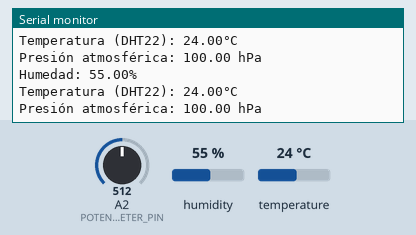
Bench run of a sketch on a simulated Arduino Uno, built with avr-gcc and run on an emulated ATmega328P. On the bench: the last lines printed to the serial monitor. The test bench sets the inputs (shaded band); at power-on: humidity 55 %, A2 (POTENTIOMETER_PIN) = 512, temperature 24 °C.

Above: at 2.8 s.
2.9 s: humidity set to 22 %
At 4.6 s:
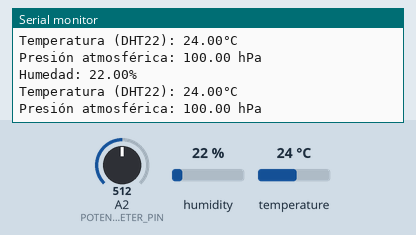
5.6 s: A2 (POTENTIOMETER_PIN) set to 716
At 7.0 s:
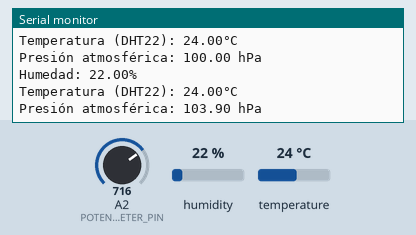
8.3 s: temperature set to 12 °C
At 10.6 s:
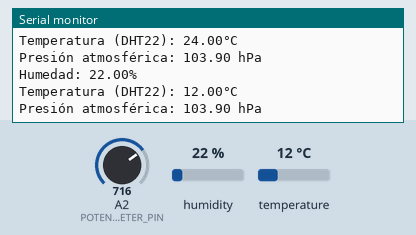
11.0 s: A2 (POTENTIOMETER_PIN) set to 900
At 13.0 s:
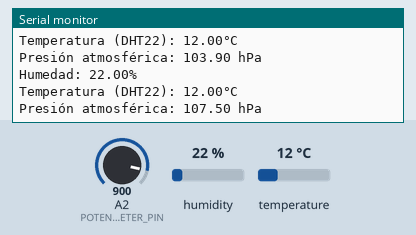
13.7 s: humidity set to 40 %
At 15.3 s:
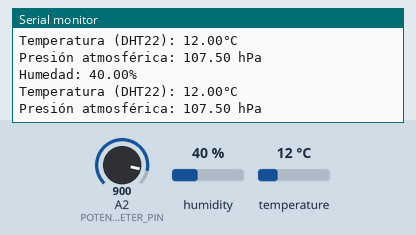
Timing chart, 0 to 16.8 s (numbered marks = the images above; inputs shaded):
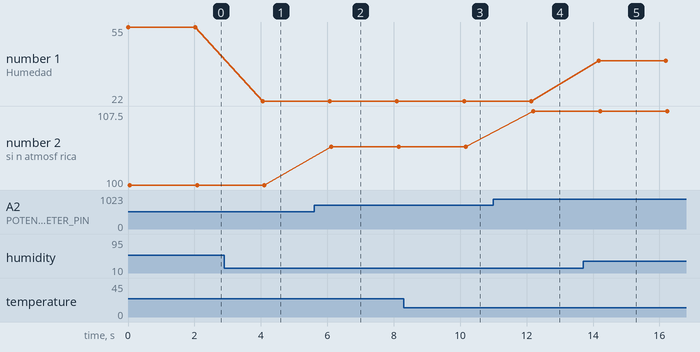

Measured:
- after the input at 2.9 s, the serial monitor: prints a new line after 1.2 s (image 1)
- after the input at 5.6 s, the serial monitor: prints a new line after 0.52 s (image 2)
- after the input at 8.3 s, the serial monitor: prints a new line after 1.8 s (image 3)
- after the input at 11.0 s, the serial monitor: prints a new line after 1.2 s (image 4)
- after the input at 13.7 s, the serial monitor: prints a new line after 0.47 s (image 5)
- plotted number 1: 22 → 40 after the input at 13.7 s
- plotted number 2: 100 → 103.9 after the input at 5.6 s, 103.9 → 107.5 after the input at 11.0 s

The sketch:

Mini_Estacion.ino
```cpp
#include <Wire.h>
#include <DHT.h>

#define DHTPIN 15      // Pin donde está conectado el sensor DHT22
#define DHTTYPE DHT22  // Tipo de sensor DHT
#define POTENTIOMETER_PIN 2 // Pin analógico al que está conectado el potenciómetro

DHT dht(DHTPIN, DHTTYPE);

void setup() {
  Serial.begin(9600);
  dht.begin();
}

void loop() {
  // Lectura de humedad y temperatura del sensor DHT22
  float humedad = dht.readHumidity();
  float temperaturaDHT22 = dht.readTemperature();

  // Lectura del valor del potenciómetro
  int potValue = analogRead(POTENTIOMETER_PIN);

  // Mapear el valor del potenciómetro al rango de 900 a 1100 hPa
  float presion = map(potValue, 0, 1023, 900, 1100) / 10.0; // Convertir a hPa

  // Verificar si la lectura de los sensores fue exitosa
  if (isnan(humedad) || isnan(temperaturaDHT22)) {
    Serial.println("Error al leer el sensor DHT22.");
  } else {
    Serial.print("Humedad: ");
    Serial.print(humedad);
    Serial.print("%\n");
    Serial.print("Temperatura (DHT22): ");
    Serial.print(temperaturaDHT22);
    Serial.println("°C");
  }

  Serial.print("Presión atmosférica: ");
  Serial.print(presion);
  Serial.println(" hPa");

  delay(2000); // Esperar 2 segundos antes de realizar la siguiente lectura
}
```
